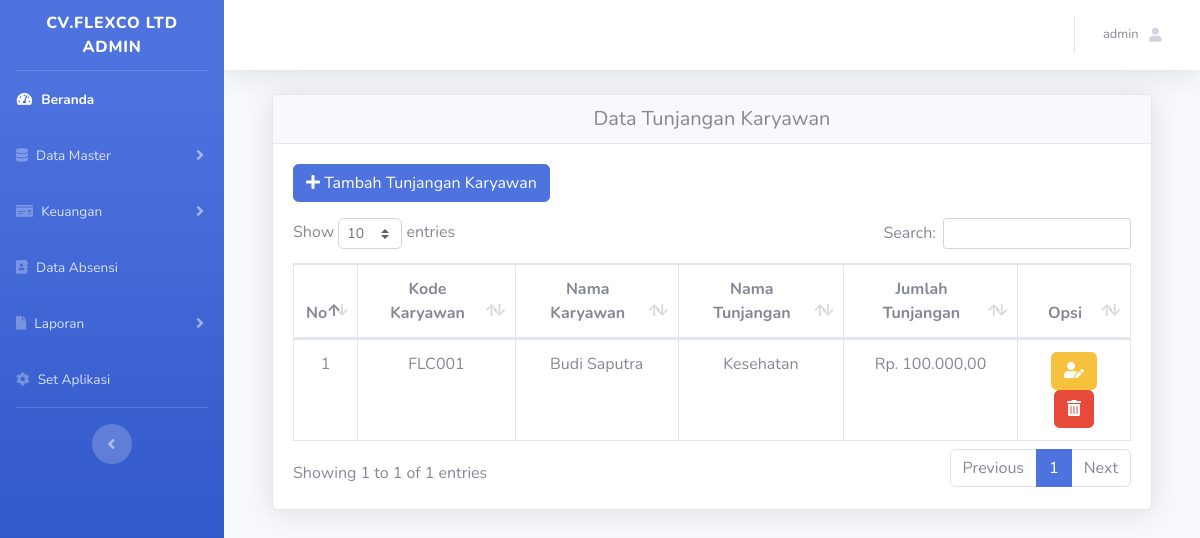
The page /admin/index.php?page=tunjangankaryawan (signed in) on the database as committed earlier.
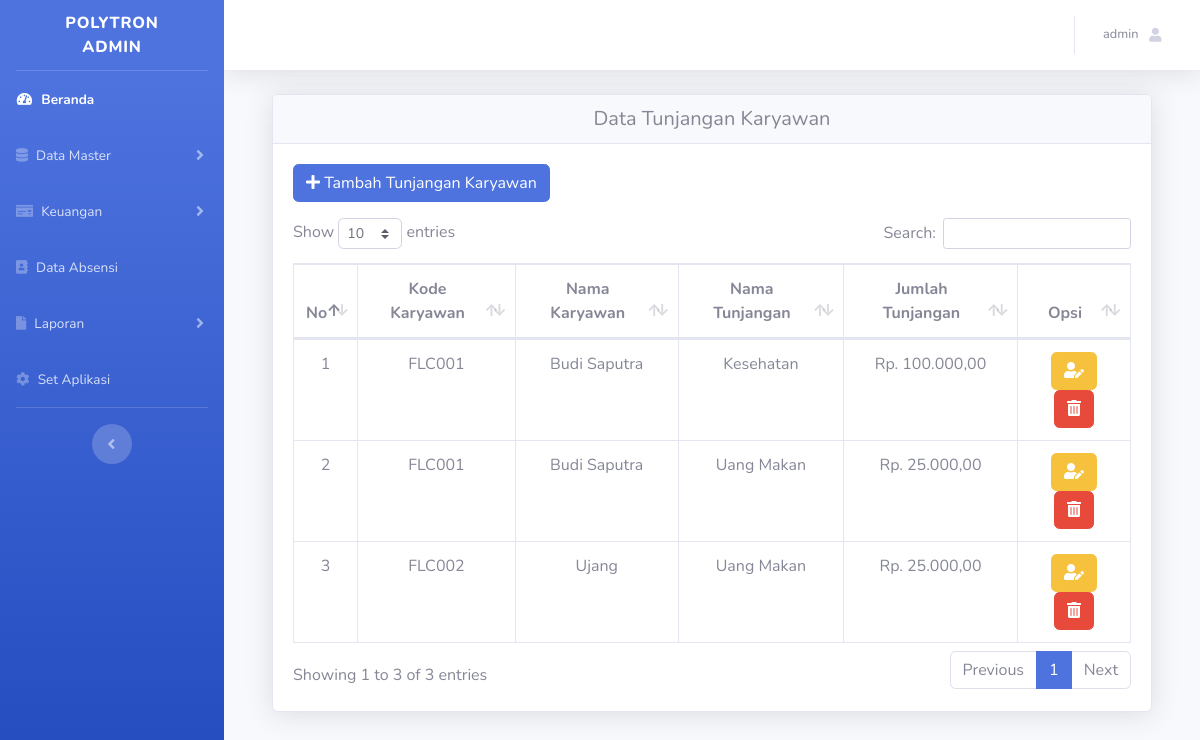
The same page on the database as committed later.
### tables this page shows
CREATE TABLE `tb_aplikasi` (
  `id_aplikasi` int(11) NOT NULL,
  `nama_instansi` varchar(50) NOT NULL,
  `nama_aplikasi` varchar(100) NOT NULL,
  `foto` varchar(255) NOT NULL
);

CREATE TABLE `tb_tunjangankaryawan` (
  `id_tunjangankaryawan` int(11) NOT NULL,
  `id_tunjangan` int(11) NOT NULL,
  `id_karyawan` int(11) NOT NULL
);

CREATE TABLE `tb_karyawan` (
  `id_karyawan` int(11) NOT NULL,
  `kode_karyawan` varchar(11) NOT NULL,
  `nama_karyawan` varchar(25) NOT NULL,
  `id_jabatan` int(11) NOT NULL,
  `username` varchar(25) NOT NULL,
  `password` varchar(255) NOT NULL,
  `status_karyawan` varchar(15) NOT NULL,
  `foto` varchar(255) NOT NULL
);

CREATE TABLE `tb_tunjangan` (
  `id_tunjangan` int(11) NOT NULL,
  `nama_tunjangan` varchar(50) NOT NULL,
  `jumlah_tunjangan` int(50) NOT NULL
);

### config/rupiah.php (called while the page is built)
<?php
function rupiah($angka)
{
	$hasil_rupiah = "Rp. " . number_format($angka, 2, ',', '.');
	return $hasil_rupiah;
}

### admin/modul/tunjangan karyawan/data_tunjangankaryawan.php (the view, shortened to what the changed rows need)
<div class="container">
    <div class="card shadow mb-4">
        <h5 class="card-header text-center">Data Tunjangan Karyawan</h5>
        <div class="card-body">
            <a href="?page=tunjangankaryawan&act=add" class="btn btn-primary mb-3"><i class="fa fa-plus"></i> Tambah
                Tunjangan Karyawan</a></button>
            <div class="table-responsive">
                <table class="table table-bordered text-center" id="dataTable" width="100%" cellspacing="0">
                    <thead>
                        <tr>
                            <th>No</th>
                            <th>Kode Karyawan</th>
                            <th>Nama Karyawan</th>
                            <th>Nama Tunjangan</th>
                            <th>Jumlah Tunjangan</th>
                            <th>Opsi</th>
                        </tr>
                    </thead>
                    <tbody>
                    <?php
                    $no = 1;
                    $data = mysqli_query($koneksi, "SELECT * FROM tb_karyawan
                        INNER JOIN tb_tunjangankaryawan ON tb_karyawan.id_karyawan=tb_tunjangankaryawan.id_karyawan
                        INNER JOIN tb_tunjangan ON tb_tunjangankaryawan.id_tunjangan=tb_tunjangan.id_tunjangan ") or die(mysqli_error($koneksi));
                    while ($d = mysqli_fetch_array($data)) {
                    ?>
                        <tr>
                            <td><?= $no++; ?></td>
                            <td><?= $d['kode_karyawan']; ?></td>
                            <td><?= $d['nama_karyawan']; ?></td>
                            <td><?= $d['nama_tunjangan']; ?></td>
                            <td><?= rupiah($d['jumlah_tunjangan']); ?></td>
                            <td>
                                <a href="?page=tunjangankaryawan&act=edit&id=<?= $d['id_tunjangankaryawan']; ?>"
                                    class="btn btn-warning text-white text-right"> <i
                                        class="fa fa-user-edit text-white"></i> </a>
                                <a href="?page=tunjangankaryawan&act=del&id=<?= $d['id_tunjangankaryawan']; ?>"
                                    class="btn btn-danger text-white text-right"> <i
                                        class="fas fa-trash-alt fa-1x text-white"></i> </a>
                            </td>
                        </tr>
                        <?php
                            }
                        ?>
                    </tbody>
                </table>
            </div>
        </div>
    </div>
</div>

### admin/index.php (shortened to what the changed rows need)
<?php
include '../config/koneksi.php';
include '../config/rupiah.php';
$oke = mysqli_query($koneksi, "SELECT * FROM tb_aplikasi");
$oke1 = mysqli_fetch_array($oke);
if (@$_SESSION['Admin']) {
?>
<?php
    if (@$_SESSION['Admin']) {
        $sesi = @$_SESSION['Admin'];
    }
    $sql = mysqli_query($koneksi, "SELECT * FROM tb_admin WHERE id_admin = '$sesi'") or die(mysqli_error($koneksi));
    $data = mysqli_fetch_array($sql);
    ?>
<!DOCTYPE html>
<html lang="en">
<head>
    <link href="../assets/vendor/fontawesome-free/css/all.min.css" rel="stylesheet" type="text/css">
    <link href="../assets/css/sb-admin-2.min.css" rel="stylesheet">
    <link href="../assets/vendor/datatables/dataTables.bootstrap4.min.css" rel="stylesheet">
</head>
<body id="page-top">
    <div id="wrapper">
        <ul class="navbar-nav bg-gradient-primary sidebar sidebar-dark accordion" id="accordionSidebar">
            <a class="sidebar-brand d-flex align-items-center justify-content-center" href="index.php">
                <?= $oke1['nama_instansi']; ?>
                <br>
                <?= $data['nama_admin']; ?>
            </a>
            <hr class="sidebar-divider my-0">
            <li class="nav-item active">
                <a class="nav-link" href="index.php">
                    <i class="fas fa-fw fa-tachometer-alt"></i>
                    <span>Beranda</span></a>
            </li>
            <li class="nav-item">
                <a class="nav-link collapsed" href="#" data-toggle="collapse" data-target="#collapseTwo"
                    aria-expanded="true" aria-controls="collapseTwo">
                    <i class="fas fa-database"></i>
                    <span>Data Master</span>
                </a>
            </li>
            <li class="nav-item">
                <a class="nav-link collapsed" href="#" data-toggle="collapse" data-target="#keuangan"
                    aria-expanded="true" aria-controls="keuangan">
                    <i class="fas fa-money-check"></i>
                    <span>Keuangan</span>
                </a>
            </li>
            <li class="nav-item">
                <a class="nav-link" href="?page=absen">
                    <i class="fas fa-address-book"></i>
                    <span>Data Absensi</span></a>
            </li>
            <li class="nav-item">
                <a class="nav-link collapsed" href="#" data-toggle="collapse" data-target="#laporan"
                    aria-expanded="true" aria-controls="laporan">
                    <i class="fas fa-file"></i>
                    <span>Laporan</span>
                </a>
            </li>
            <li class="nav-item">
                <a class="nav-link" href="?page=aplikasi">
                    <i class="fas fa-cog"></i>
                    <span>Set Aplikasi</span></a>
            </li>
            <hr class="sidebar-divider d-none d-md-block">
            <div class="text-center d-none d-md-inline">
                <button class="rounded-circle border-0" id="sidebarToggle"></button>
            </div>
        </ul>
        <div id="content-wrapper" class="d-flex flex-column">
            <div id="content">
                <nav class="navbar navbar-expand navbar-light bg-white topbar mb-4 static-top shadow">
                    <ul class="navbar-nav ml-auto">
                        <li class="nav-item dropdown no-arrow">
                            <a class="nav-link dropdown-toggle" href="#" id="userDropdown" role="button"
                                data-toggle="dropdown" aria-haspopup="true" aria-expanded="false">
                                <span class="mr-2 d-none d-lg-inline text-gray-600 small">
                                    <?= $data['nama_admin']; ?>
                                </span>
                                <i class="fas fa-user fa-sm fa-fw mr-2 text-gray-400"></i>
                            </a>
                        </li>
                    </ul>
                </nav>
                <div class="container-fluid">
                    <?php
                        $page = @$_GET['page'];
                        $act = @$_GET['act'];
                        if ($page == 'karyawan') {
                            if ($act == '') {
                                include 'modul/karyawan/data_karyawan.php';
                            } elseif ($act == 'add') {
                                include 'modul/karyawan/add_karyawan.php';
                            } elseif ($act == 'edit') {
                                include 'modul/karyawan/edit_karyawan.php';
                            } elseif ($act == 'detail') {
                                include 'modul/karyawan/detail_karyawan.php';
                            } elseif ($act == 'del') {
                                include 'modul/karyawan/del_karyawan.php';
                            }
                        }
                        elseif ($page == 'profil') {
                            if ($act == '') {
                                include 'modul/profil/data_profil.php';
                            }
                        }
                        elseif ($page == 'tunjangankaryawan') {
                            if ($act == '') {
                                include 'modul/tunjangan karyawan/data_tunjangankaryawan.php';
                            } elseif ($act == 'add') {
                                include 'modul/tunjangan karyawan/add_tunjangankaryawan.php';
                            } elseif ($act == 'detail') {
                                include 'modul/tunjangan karyawan/detail_tunjangankaryawan.php';
                            } elseif ($act == 'edit') {
                                include 'modul/tunjangan karyawan/edit_tunjangankaryawan.php';
                            } elseif ($act == 'del') {
                                include 'modul/tunjangan karyawan/del_tunjangankaryawan.php';
                            }
                        }
                        elseif ($page == 'laporan') {
                            if ($act == '') {
                                include 'modul/laporan/laporan_absensi.php';
                            } elseif ($act == 'gaji') {
                                include 'modul/laporan/laporan_penggajian.php';
                            }
                        } elseif ($page == '') {
                            include 'home.php';
                        } else {
                            echo "<b>404!</b> Tidak ada halaman !";
                        }
                        ?>
                </div>
            </div>
        </div>
    </div>
    <?php
        } else {
            include 'modul/500.html';
        }
    ?>
</body>
</html>

Rows that differ between the two databases and show on the page:
changed tb_aplikasi: nama_instansi "CV.FLEXCO LTD" → "POLYTRON"
added tb_tunjangankaryawan: id_karyawan.kode_karyawan "FLC001", id_karyawan.nama_karyawan "Budi Saputra", id_tunjangan.nama_tunjangan "Uang Makan", id_tunjangan.jumlah_tunjangan "Rp. 25.000,00"
added tb_tunjangankaryawan: id_karyawan.kode_karyawan "FLC002", id_karyawan.nama_karyawan "Ujang", id_tunjangan.nama_tunjangan "Uang Makan", id_tunjangan.jumlah_tunjangan "Rp. 25.000,00"
Other text that changed with them:
text written by a page script: "Show entries Search: Showing 1 to 1 of 1 entries Previous 1 Next" → "Show entries Search: Showing 1 to 3 of 3 entries Previous 1 Next"
